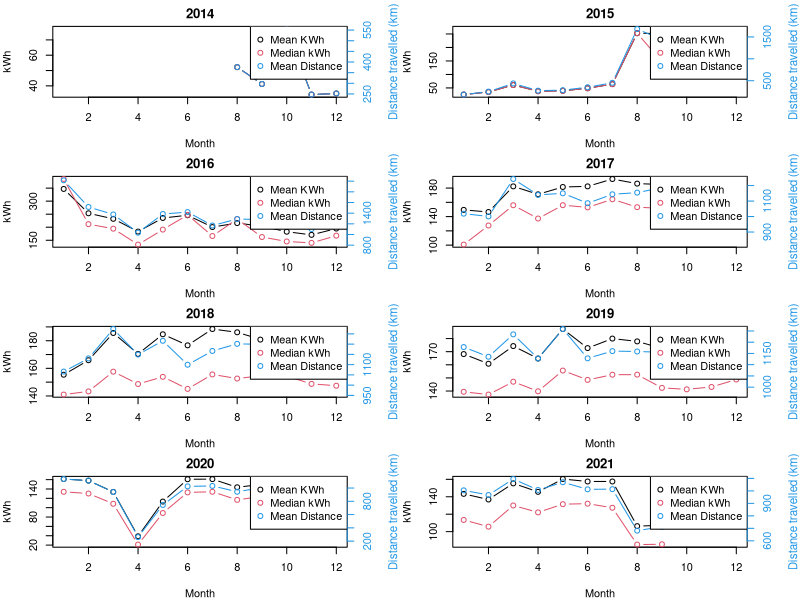

The R script that drew this image: (Note: this script raises an error after producing the figure.)
## ---- chunk 1
knitr::opts_chunk$set(echo = TRUE)
knitr::opts_chunk$set(fig.width=12, fig.height=12) 
library(dplyr)
## ---- chunk 2
data = read.csv('Ftf Efficiency Dataset/ftf_ev_efficiency_distance_models_20211006_v1.0.csv')
data = data[-1]
head(data)
attach(data)
## ---- chunk 3
str(data)
summary(data)
## ---- chunk 4
data %>%
  group_by(year) %>% 
  summarise(count = n())

data[] %>%
  group_by(region) %>% 
  summarise(count = n())
## ---- chunk 5
mean_data = list()
for (i in 2014:2021) {
  mean_data[[i-2013]] = data[year == i,] %>% 
    group_by(month) %>% 
    summarise(mean_kwh = mean(kwh), mean_dist = mean(distance), median_kwh = median(kwh), median_dist = median(distance), mean_ef = mean(efficiency))
}
## ---- chunk 6
par(mfrow=c(4,2))
for (i in 2014:2021) {
  par(mar = c(4, 4, 2, 4))
  cur_year = data.frame(mean_data[[i-2013]])
  plot(cur_year$month, cur_year$mean_kwh, type = 'b', main = i, xlab = "Month", ylab = "kWh", xlim = c(1,12),
       ylim = c(min(c(cur_year$mean_kwh,cur_year$median_kwh)),max(c(cur_year$mean_kwh,cur_year$median_kwh))))
  points(cur_year$month, cur_year$median_kwh, type = 'b', col = 2)
  
  
  par(new=TRUE)
  plot(cur_year$month, cur_year$mean_dist, xlab="", ylab="", xlim = c(1,12),
      ylim = c(min(c(cur_year$mean_dist,cur_year$median_dist)),max(c(cur_year$mean_dist,cur_year$median_dist))), 
      axes=FALSE, type="b", col=4)
  mtext("Distance travelled (km)",side=4,col=4,line=3, cex = 0.7) 
  axis(4, ylim=c(min(c(cur_year$mean_dist,cur_year$median_dist)),max(c(cur_year$mean_dist,cur_year$median_dist))),
      col=4,col.axis=4)
  legend("topright", legend = c("Mean KWh", "Median kWh", "Mean Distance"), col = c(1:2,4), pch = 1)

}

## ---- chunk 7
ggplot(data = data[year == 2018 & month == 6,], aes(x = kwh)) + geom_density(alpha = 0.5, adjust = 1)
#ggplot(data = patient, aes(x=age))+ geom_histogram(binwidth =10, color = "peachpuff3", fill = "hotpink") + xlab("age (years)") + ggtitle("histogram of patient Age") + theme_dark() + theme(tex = element_text(size = 20))

## ---- chunk 8
par(mfrow=c(4,2))
for (i in 2014:2021) {
  par(mar = c(4, 4, 2, 4))
  cur_year = data.frame(mean_data[[i-2013]])
  plot(cur_year$month, cur_year$mean_ef, type = 'b', main = i, xlab = "Month", ylab = "kWh", xlim = c(1,12))
  points(cur_year$month, cur_year$median_kwh, type = 'b', col = 2)
}
## ---- chunk 9
ggplot(data = data[year == 2018 & month == 6,], aes(x = efficiency)) + geom_density(alpha = 0.5, adjust = 1)
